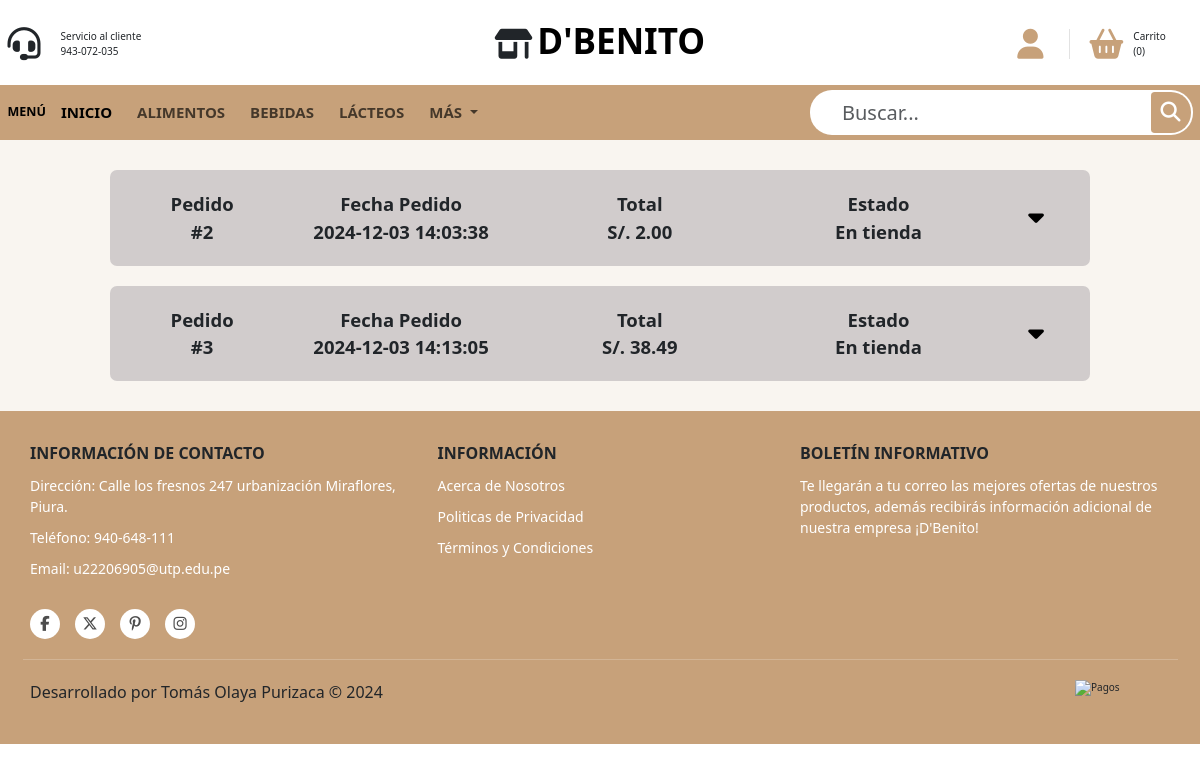
/pages/Pedido.php (signed in), run on the app's committed database.
### tables this page shows
CREATE TABLE `detallespedido` (
  `idpedido` int NOT NULL,
  `idproducto` int NOT NULL,
  `nombreproducto` varchar(150) DEFAULT NULL,
  `preciooriginal` decimal(6,2) DEFAULT NULL,
  `porcentajedescuento` decimal(6,2) DEFAULT NULL,
  `preciodescuento` decimal(6,2) DEFAULT NULL,
  `calificacion` int DEFAULT NULL,
  `categoria` varchar(50) DEFAULT NULL,
  `proveedor` varchar(50) DEFAULT NULL,
  `cantidad` int DEFAULT NULL,
  KEY `idpedido` (`idpedido`),
  KEY `idproducto` (`idproducto`),
  CONSTRAINT `detallespedido_ibfk_1` FOREIGN KEY (`idpedido`) REFERENCES `pedido` (`idpedido`),
  CONSTRAINT `detallespedido_ibfk_2` FOREIGN KEY (`idproducto`) REFERENCES `producto` (`idproducto`),
  CONSTRAINT `detallespedido_chk_1` CHECK ((`calificacion` between 1 and 5))
);

CREATE TABLE `pedido` (
  `idpedido` int NOT NULL AUTO_INCREMENT,
  `idusuario` int DEFAULT NULL,
  `total` decimal(6,2) DEFAULT NULL,
  `estado` int DEFAULT NULL,
  `totalproductos` int DEFAULT NULL,
  `fecha` datetime DEFAULT NULL,
  PRIMARY KEY (`idpedido`),
  KEY `idusuario` (`idusuario`),
  CONSTRAINT `pedido_ibfk_1` FOREIGN KEY (`idusuario`) REFERENCES `usuario` (`idusuario`),
  CONSTRAINT `pedido_chk_1` CHECK ((`estado` between 0 and 3))
);

### logic/ListaPedido.php (the view, shortened to what this page needs)
<?php
require '../includes/conexion.php';
$idusuario = $_SESSION['idusuario'];
$sql = "
    SELECT
        p.idpedido,
        p.total,
        p.estado,
        p.fecha,
        dp.nombreproducto,
        dp.preciooriginal,
        dp.porcentajedescuento,
        dp.preciodescuento,
        dp.cantidad AS cantidad_producto
    FROM
        pedido p
    INNER JOIN
        detallespedido dp ON p.idpedido = dp.idpedido
    WHERE
        p.idusuario = ? AND p.estado IN (1, 2, 3)
    ORDER BY
        p.idpedido, dp.nombreproducto;
";
$stmt = $conn->prepare($sql);
$stmt->bind_param("i", $idusuario);
$stmt->execute();
$result = $stmt->get_result();
$pedidoAnterior = null;
$productos = $preciosDescuento = $cantidades = "";
if ($result->num_rows > 0) {
    while ($pedido = $result->fetch_assoc()) {
        if ($pedidoAnterior !== $pedido['idpedido']) {
            if ($pedidoAnterior !== null) {
                echo "
                <div class='row general'>
                    <div class='col-1 col-md-1 prueba'></div>
                    <div class='col-10 col-md-10 prueba'>
                        <div class='caja'>
                            <div class='row'>
                                <div class='col-2 col-md-2'>
                                    <div class='row'>
                                        <div class='col-12 col-md-12'>Pedido</div>
                                        <div class='col-12 col-md-12'>#$pedidoAnterior</div>
                                    </div>
                                </div>
                                <div class='col-3 col-md-3'>
                                    <div class='row'>
                                        <div class='col-12 col-md-12'>Fecha Pedido</div>
                                        <div class='col-12 col-md-12'>{$fecha}</div>
                                    </div>
                                </div>
                                <div class='col-3 col-md-3'>
                                    <div class='row'>
                                        <div class='col-12 col-md-12'>Total</div>
                                        <div class='col-12 col-md-12'>S/. {$total}</div>
                                    </div>
                                </div>
                                <div class='col-3 col-md-3'>
                                    <div class='row'>
                                        <div class='col-12 col-md-12'>Estado</div>
                                        <div class='col-12 col-md-12'>
                                        ";
                                        if($estado ==1){
                                            echo "En tienda";
                                        }elseif($estado == 2){
                                            echo "En Proceso de entrega";
                                        }elseif($estado == 3){
                                            echo "Entregado";
                                        };
                                        echo "</div>
                                    </div>
                                </div>
                                <div class='col-1 col-md-1 boton'><button class='boton'><i class='fa-solid fa-caret-down'></i></button></div>
                            </div>
                        </div>
                        <div class='desplegable'>
                            <div class='row'>
                                <div class='col-7 col-md-7'>
                                    <div class='row productos'>
                                        <div class='col-12 col-md-12 titulosd'>Productos</div>
                                        $productos
                                    </div>
                                </div>
                                <div class='col-3 col-md-3'>
                                    <div class='col-12 col-md-12 titulosd'>Precio Uni</div>
                                    $preciosDescuento
                                </div>
                                <div class='col-2 col-md-2'>
                                    <div class='col-12 col-md-12 titulosd'>Cantidad</div>
                                    $cantidades
                                </div>
                            </div>
                        </div>
                    </div>
                    <div class='col-1 col-md-1 prueba'></div>
                </div>
                ";
                $productos = $preciosDescuento = $cantidades = "";
            }
            $pedidoAnterior = $pedido['idpedido'];
            $total = $pedido['total'];
            $fecha = $pedido['fecha'];
            $estado = $pedido['estado'];
        }
        $productos .= "<div class='col-12 col-md-12'>{$pedido['nombreproducto']}</div>";
        $preciosDescuento .= "<div class='col-12 col-md-12'>S/. {$pedido['preciodescuento']}</div>";
        $cantidades .= "<div class='col-12 col-md-12'>{$pedido['cantidad_producto']}</div>";
    }
    echo "
    <div class='row general'>
        <div class='col-1 col-md-1 prueba'></div>
        <div class='col-10 col-md-10 prueba'>
            <div class='caja'>
                <div class='row'>
                    <div class='col-2 col-md-2'>
                        <div class='row'>
                            <div class='col-12 col-md-12'>Pedido</div>
                            <div class='col-12 col-md-12'>#$pedidoAnterior</div>
                        </div>
                    </div>
                    <div class='col-3 col-md-3'>
                        <div class='row'>
                            <div class='col-12 col-md-12'>Fecha Pedido</div>
                            <div class='col-12 col-md-12'>{$fecha}</div>
                        </div>
                    </div>
                    <div class='col-3 col-md-3'>
                        <div class='row'>
                            <div class='col-12 col-md-12'>Total</div>
                            <div class='col-12 col-md-12'>S/. {$total}</div>
                        </div>
                    </div>
                    <div class='col-3 col-md-3'>
                        <div class='row'>
                            <div class='col-12 col-md-12'>Estado</div>
                            <div class='col-12 col-md-12'>
                                        ";
                                        if($estado ==1){
                                            echo "En tienda";
                                        }elseif($estado == 2){
                                            echo "En Proceso de entrega";
                                        }elseif($estado == 3){
                                            echo "Entregado";
                                        };
                                        echo "</div>
                        </div>
                    </div>
                    <div class='col-1 col-md-1 boton'><button class='boton'><i class='fa-solid fa-caret-down'></i></button></div>
                </div>
            </div>
            <div class='desplegable'>
                <div class='row'>
                    <div class='col-7 col-md-7'>
                        <div class='row productos'>
                            <div class='col-12 col-md-12 titulosd'>Productos</div>
                            $productos
                        </div>
                    </div>
                    <div class='col-3 col-md-3'>
                        <div class='col-12 col-md-12 titulosd'>Precio Uni</div>
                        $preciosDescuento
                    </div>
                    <div class='col-2 col-md-2'>
                        <div class='col-12 col-md-12 titulosd'>Cantidad</div>
                        $cantidades
                    </div>
                </div>
            </div>
        </div>
        <div class='col-1 col-md-1 prueba'></div>
    </div>
    ";
} else {
    echo "No hay pedidos disponibles.";
}
?>

### assets/css/pedido.css (style rules this page uses)
.caja { background-color: #d1cccc; padding: 2rem; border-radius: 7px; font-size: 1.85rem; font-weight: bold; text-align: center; }
.prueba { padding: 1rem; }
.boton { display: flex; justify-content: center; align-items: center; }
.boton button { margin-left: auto; margin-right: 20px; font-size: 2.5rem; border: none; background-color: #d1cccc; cursor: pointer; }
.boton button i { color: #000; }

### assets/css/common.css (style rules this page uses)
:root { --primary-color: #c7a17a; --background-color: #f9f5f0; --dark-color: #151515; }
html { font-size: 62.5%; }
.container-fluid { max-width: 120rem; margin: 0 auto; }
footer { background-color: var(--primary-color); }
.footer { gap: 4rem; padding: 3rem; }
.titulo-footer { font-weight: 600; font-size: 1.6rem; text-transform: uppercase; }
@media (min-width: 768px) { .informacion { padding-left: 3rem; } }
.contacto, .informacion, .boletin { padding-bottom: 2rem; }
.contacto ul, .informacion ul { display: flex; flex-direction: column; gap: 1rem; padding-left: 0; }
.contacto ul li, .informacion ul li { list-style: none; color: #fff; font-size: 1.4rem; font-weight: 300; }
.social-icons { display: flex; gap: 1.5rem; position: relative; padding-top: 2rem }
.social-icons span { position: relative; border-radius: 50%; width: 3rem; height: 3rem; display: flex; align-items: center; justify-content: center; overflow: visible; background-color: #fff; transition: background-position 0.3s ease, transform 0.3s ease; background-size: 100% 200%; background-position: top; }
.social-icons span i { color: #4d4d4d; font-size: 1.5rem; z-index: 1; }
.facebook { background-image: linear-gradient(to bottom, transparent 50%, #3b5998 50%); }
.twitter { background-image: linear-gradient(to bottom, transparent 50%, black 50%); }
.pinterest { background-image: linear-gradient(to bottom, transparent 50%, #c8232c 50%); }
.instagram { background-image: linear-gradient(to bottom, transparent 50%, #405de6 20%, #833ab4 40%, #c13584 50%, #e1306c 60%, #fd1d1d 70%, #f56040 80%, #fcaf45 90%); }
.boletin .contenido p { font-size: 1.4rem; color: #fff; font-weight: 300; }
.copyright { display: flex; justify-content: space-between; padding-top: 2rem; border-top: 1px solid #d2b495; }
.copyright p { font-weight: 500; font-size: 1.6rem; }

### data on the page
pedido: idpedido "2", fecha "2024-12-03 14:03:38", total "2.00"
pedido: idpedido "3", fecha "2024-12-03 14:13:05", total "38.49"

### other printed values
$carrito_count "0"
